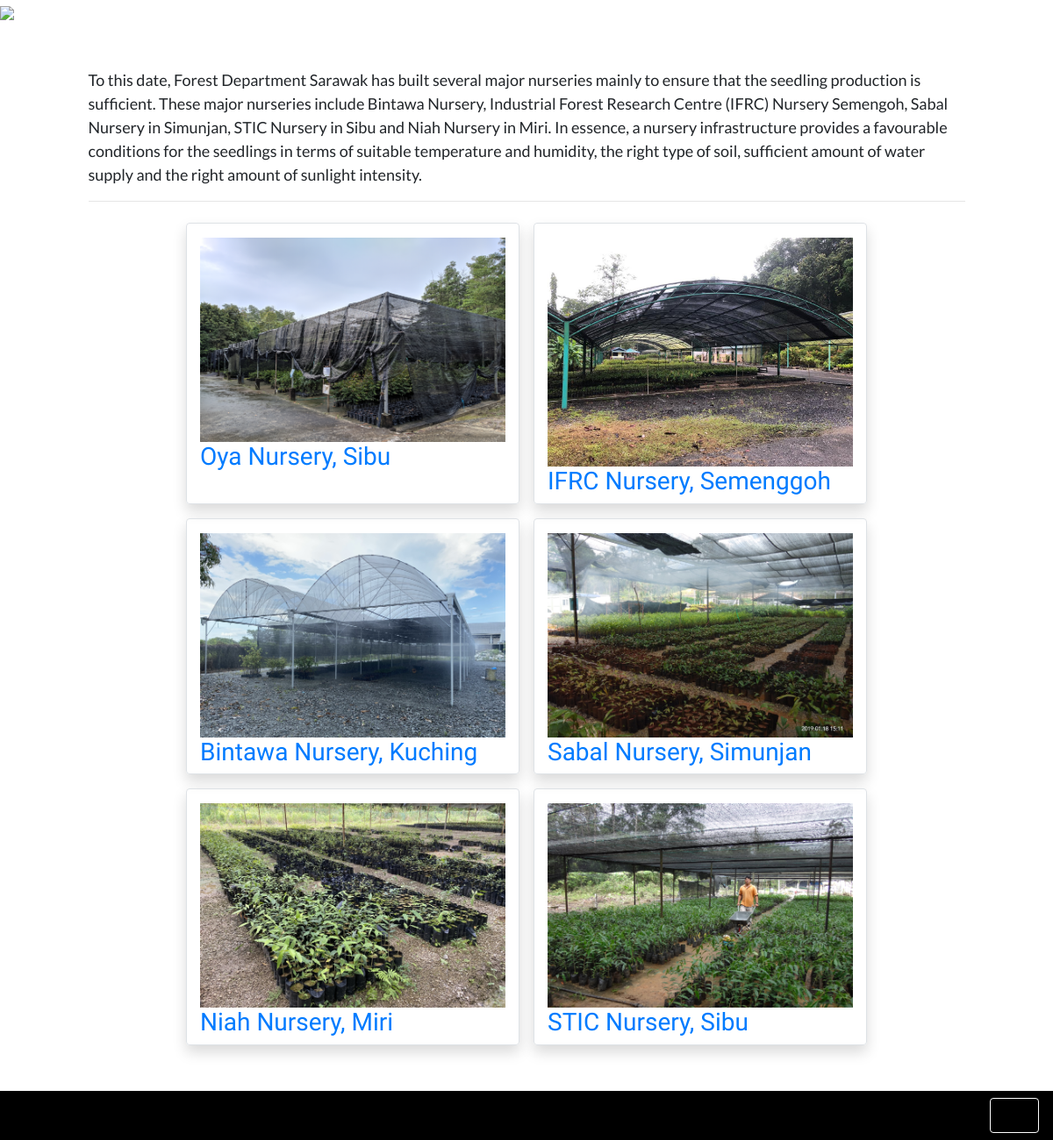
The app's page /nursery/nursery_index/ with its own data.
### nursery/models.py (models this page shows, shortened)
class Nursery(models.Model):
	date_input = models.DateTimeField(auto_now_add=True)
	name = models.CharField(max_length=100)
	locality = models.CharField(max_length=100)
	area_covered = models.FloatField()
	capacity = models.IntegerField()
	species = models.TextField()
	total_seedling = models.IntegerField()
	description = models.TextField()
	nursery_img = models.ImageField('Nursery Image', null=True, blank=True, upload_to='nursery_img')
	class Meta:
		ordering = ['-date_input']

### nursery/views.py (the view)
# urls.py: path('nursery_index/', NurseryIndexView.as_view(), name='nursery_index'),
class NurseryIndexView(ListView):
	model = Nursery
	template_name = 'nursery/nursery_index.html'

### nursery/templates/nursery/nursery_index.html (shortened to what this page needs)
{% extends 'base_en.html' %}
{% load static %}
{% block content %}
<div class="container-fluid fade-in position-relative p-0">
	<img class="w-100" src="{% static 'img/nursery_showcase.jpg' %}">
	<div class="carousel-caption">
	</div>
</div>
<div class="container fade-in mt-4">
	<br>
	<div class="custom-div">
		<p>To this date, Forest Department Sarawak has built several major nurseries mainly to ensure that the seedling production is sufficient. These major nurseries include Bintawa Nursery, Industrial Forest Research Centre (IFRC) Nursery Semengoh, Sabal Nursery in Simunjan, STIC Nursery in Sibu and Niah Nursery in Miri. In essence, a nursery infrastructure provides a favourable conditions for the seedlings in terms of suitable temperature and humidity, the right type of soil, sufficient amount of water supply and the right amount of sunlight intensity.</p>
		<hr>
	</div>
	<div class="row justify-content-center">
		{% for nursery in object_list %}
		<div class="col-sm-4 border rounded shadow m-2">
			<a href="{% url 'nursery_detail' nursery.pk %}">
				<img class="w-100 mt-3" src="{{ nursery.nursery_img.url }}">
			<h3>{{ nursery.name }}</h3>
			</a>
		</div>
		{% endfor %}
	</div>
</div>
{% endblock %}

### jrlcd/static/css/main.css (style rules this page uses)
@media screen and (min-width: 600px) { .custom-div { margin: auto; width: 90%; } }
body { font-family: 'Lato', sans-serif; font-size: 18px; }
h1, h2, h3, h4, h5, h6 { font-family: 'Cardo', serif; }
.fade-in { animation: fadeIn linear 1s; -webkit-animation: fadeIn linear 1s; -moz-animation: fadeIn linear 1s; -o-animation: fadeIn linear 1s; -ms-animation: fadeIn linear 1s; }

### records on screen
Nursery: nursery_img (picture), name "Oya Nursery, Sibu"
Nursery: nursery_img (picture), name "IFRC Nursery, Semenggoh"
Nursery: nursery_img (picture), name "Bintawa Nursery, Kuching"
Nursery: nursery_img (picture), name "Sabal Nursery, Simunjan"
Nursery: nursery_img (picture), name "Niah Nursery, Miri"
Nursery: nursery_img (picture), name "STIC Nursery, Sibu"
